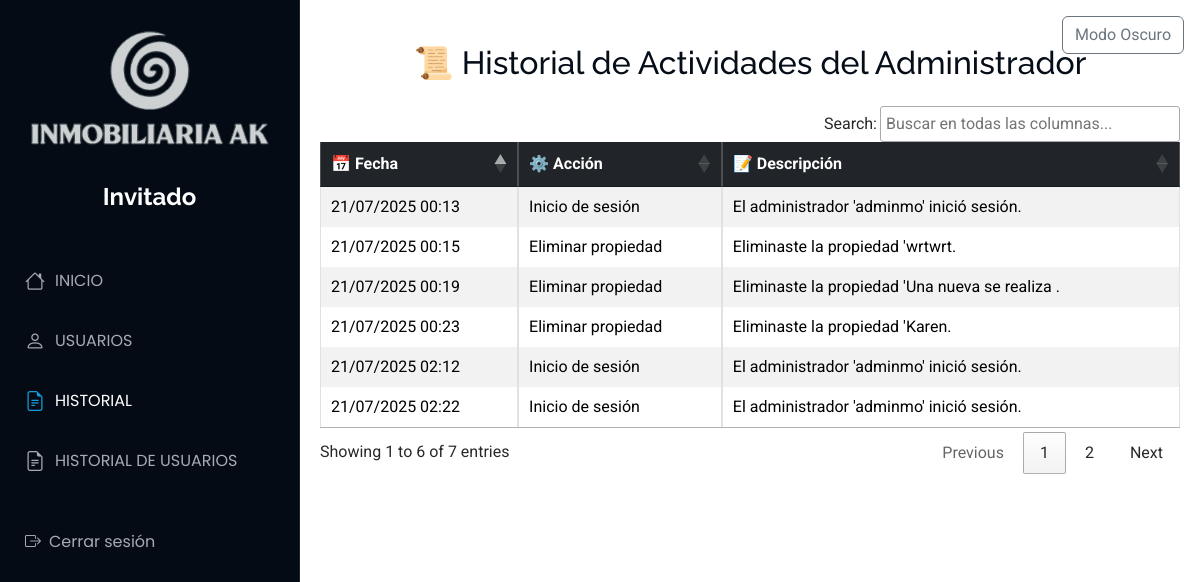
Page /HistorialA/adminhistorial (signed in) on the committed database.
### Aplicaciones/HistorialA/models.py (models this page shows, shortened)
class HistorialAdmin(models.Model):
    administrador = models.ForeignKey(Administrador, on_delete=models.CASCADE, related_name='historialA')
    accion = models.CharField(max_length=100)
    descripcion = models.TextField()
    fecha = models.DateTimeField(auto_now_add=True)

### Aplicaciones/HistorialA/views.py (the view)
# urls.py: path('adminhistorial', views.adminhistorial, name='adminhistorial'),
def adminhistorial(request):
    admin_id = request.session.get('admin_id')
    if not admin_id:
        return redirect('iniciosesion')
    usuario = Administrador.objects.get(id=admin_id)
    historial = usuario.historialA.all().order_by('-fecha')
    return render(request, 'adminhistorial.html', {'historial': historial})

### Aplicaciones/HistorialA/templates/adminhistorial.html (shortened to what this page needs)
{% extends 'admin.html' %}
{% load static %}
{% block body %}
<main class="container mt-4">
    <h2 class="text-center mb-4">📜 Historial de Actividades del Administrador</h2>
    <table id="tabla-historial-admin" class="table table-striped table-bordered table-hover">
        <thead class="table-dark">
            <tr>
                <th>📅 Fecha</th>
                <th>⚙️ Acción</th>
                <th>📝 Descripción</th>
            </tr>
        </thead>
        <tbody>
            {% for h in historial %}
            <tr>
                <td>{{ h.fecha|date:"d/m/Y H:i" }}</td>
                <td>{{ h.accion }}</td>
                <td>{{ h.descripcion }}</td>
            </tr>
            {% endfor %}
        </tbody>
    </table>
</main>
{% endblock %}

### tiendamue/static/plantilla/Port/assets/css/main.css (style rules this page uses)
:root { --default-font: "Roboto", system-ui, -apple-system, "Segoe UI", Roboto, "Helvetica Neue", Arial, "Noto Sans", "Liberation Sans", sans-serif, "Apple Color Emoji", "Segoe UI Emoji", "Segoe UI Symbol", "Noto Color Emoji"; --heading-font: "Raleway", sans-serif; --nav-font: "Poppins", sans-serif; }
:root { --background-color: #ffffff; --default-color: #272829; --heading-color: #050d18; --accent-color: #149ddd; --surface-color: #ffffff; --contrast-color: #ffffff; }
:root { --nav-color: #a8a9b4; --nav-hover-color: #ffffff; --nav-mobile-background-color: #040b14; --nav-dropdown-background-color: #040b14; --nav-dropdown-color: #a8a9b4; --nav-dropdown-hover-color: #ffffff; }
:root { scroll-behavior: smooth; }
body { color: var(--default-color); background-color: var(--background-color); font-family: var(--default-font); }
h1, h2, h3, h4, h5, h6 { color: var(--heading-color); font-family: var(--heading-font); }
@media (min-width: 1200px) { .header~main, .header~#footer { margin-left: 300px; } }

### Aplicaciones/templates/admin.html (style rules this page uses)
main.container { margin-left: 300px; padding: 20px; max-width: calc(100% - 300px); box-sizing: border-box; }

### rows in the picture
HistorialAdmin: fecha "21/07/2025 02:22", accion "Inicio de sesión", descripcion "El administrador 'adminmo' inició sesión."
HistorialAdmin: fecha "21/07/2025 02:12", accion "Inicio de sesión", descripcion "El administrador 'adminmo' inició sesión."
HistorialAdmin: fecha "21/07/2025 00:23", accion "Eliminar propiedad", descripcion "Eliminaste la propiedad 'Karen."
HistorialAdmin: fecha "21/07/2025 00:19", accion "Eliminar propiedad", descripcion "Eliminaste la propiedad 'Una nueva se realiza ."
HistorialAdmin: fecha "21/07/2025 00:15", accion "Eliminar propiedad", descripcion "Eliminaste la propiedad 'wrtwrt."
HistorialAdmin: fecha "21/07/2025 00:13", accion "Inicio de sesión", descripcion "El administrador 'adminmo' inició sesión."
